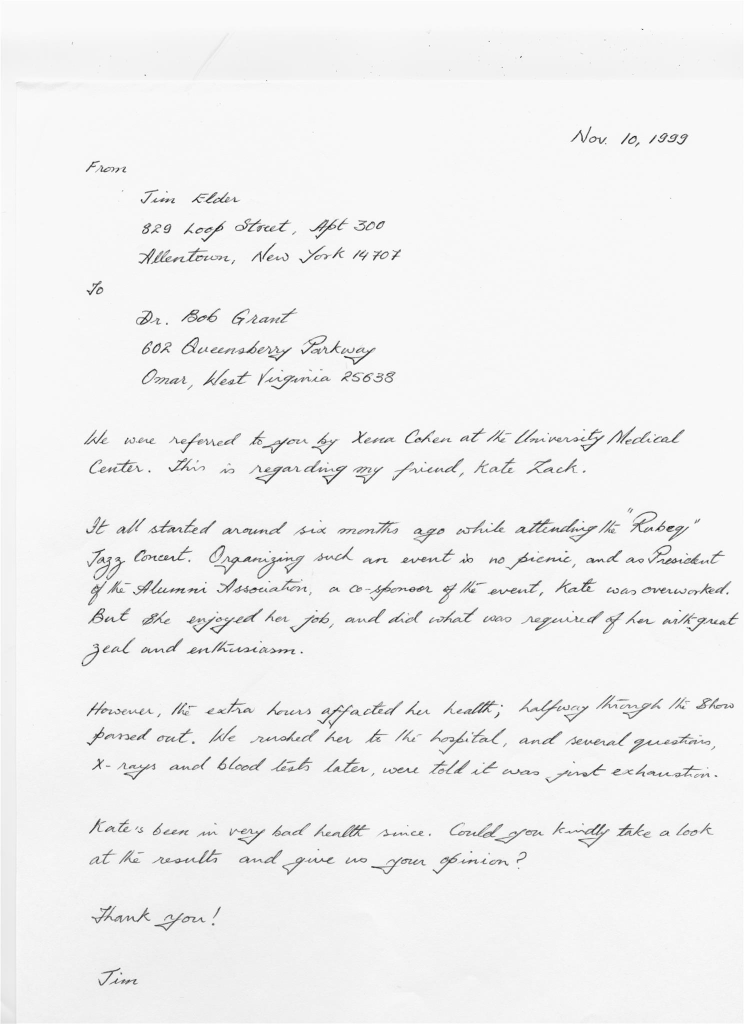
#> input picture new_sample.png, 1488 x 2048 px (shown at 1/2 size)
$ python squigle.py
#> lines starting #> are read from the running program, lines starting #| are printed output that depends on the picture; after the words box and inside, x2 and y2 are one past the last pixel; in counts of white or black regions, pixels touching at a corner belong together
import cv2
import numpy as np

image = cv2.imread('new_sample.png', 0)
#> image is the input picture: shape (2048, 1488); min 0, max 255, mean 241.4
#img = cv2.imread('sample.jpg', 0)
image = cv2.resize(image, (800, 800))
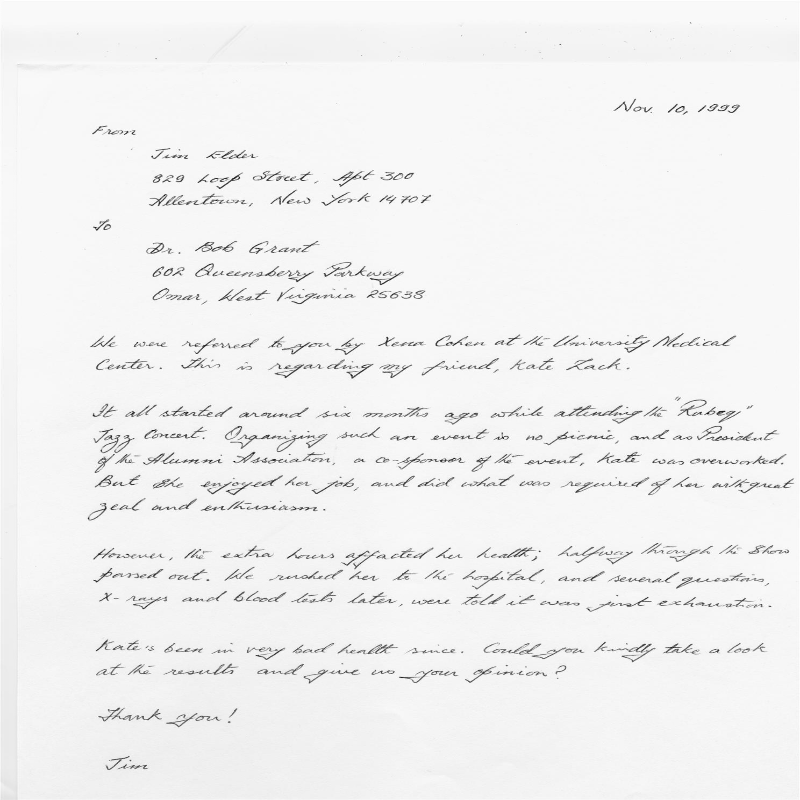
#> image: shape (800, 800); min 6, max 255, mean 241.4
img = image
size = np.size(img)
#> size = 640000
skel = np.zeros(img.shape, np.uint8)

ret, img = cv2.threshold(img, 127, 255, 0)
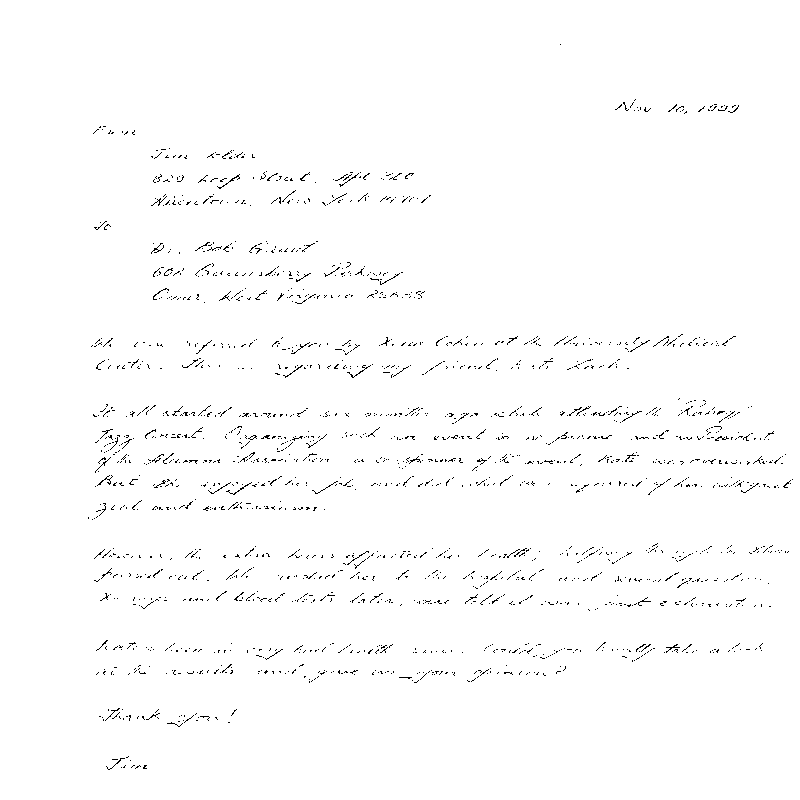
#> img: shape (800, 800); 98.7% white; black in thin lines or dots, all inside (x1, y1, x2, y2) = (88, 44, 793, 770)
element = cv2.getStructuringElement(cv2.MORPH_CROSS, (3, 3))
done = False

while (not done):
    eroded = cv2.erode(img, element)
    temp = cv2.dilate(eroded, element)
    temp = cv2.subtract(img, temp)
    skel = cv2.bitwise_or(skel, temp)
    img = eroded.copy()

    zeros = size - cv2.countNonZero(img)
    if zeros == size:
        done = True
#> this loop made 226 passes
#> zeros on passes 1 to 3: 26218, 46537, 66656
#> pass 1, `temp = cv2.subtract(img, temp)`:
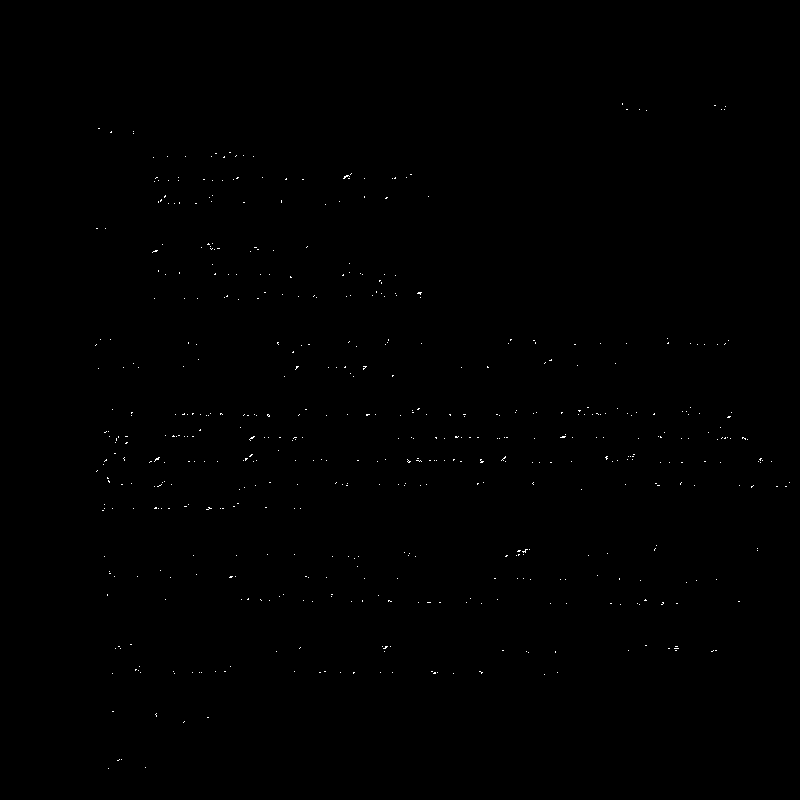
#> temp: shape (800, 800); 0.16% white in thin lines or dots, all inside (x1, y1, x2, y2) = (95, 103, 790, 769)
#> pass 2, `eroded = cv2.erode(img, element)`:
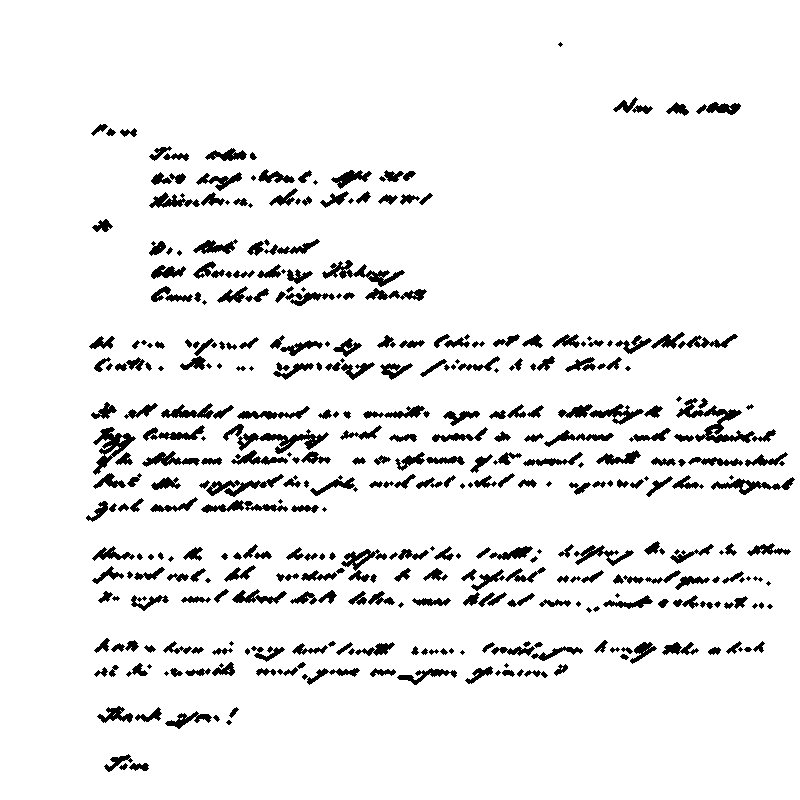
#> eroded: shape (800, 800); 92.7% white; 392 black regions (69 under 20 px), largest, box (x1, y1, x2, y2) and area: (676, 398, 755, 443) 1009, (237, 429, 329, 454) 769, (93, 427, 136, 475) 714
#> after the loop: eroded: shape (800, 800); every value is 0
#> after the loop:
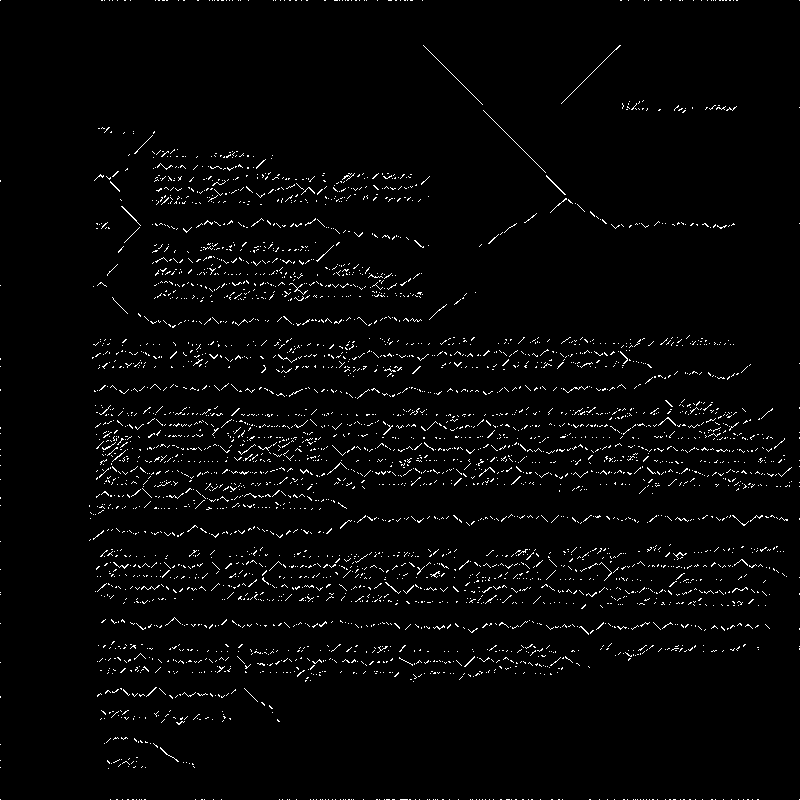
#> skel: shape (800, 800); 2.3% white in thin lines or dots

kernel1 = np.ones((2, 1), np.uint8)
img_test = cv2.erode(skel, kernel1, iterations=1)
#> img_test: shape (800, 800); 0.48% white in thin lines or dots

horizontal_trend_0 = []
indicator_matrix = img_test[0:800, 0:600]
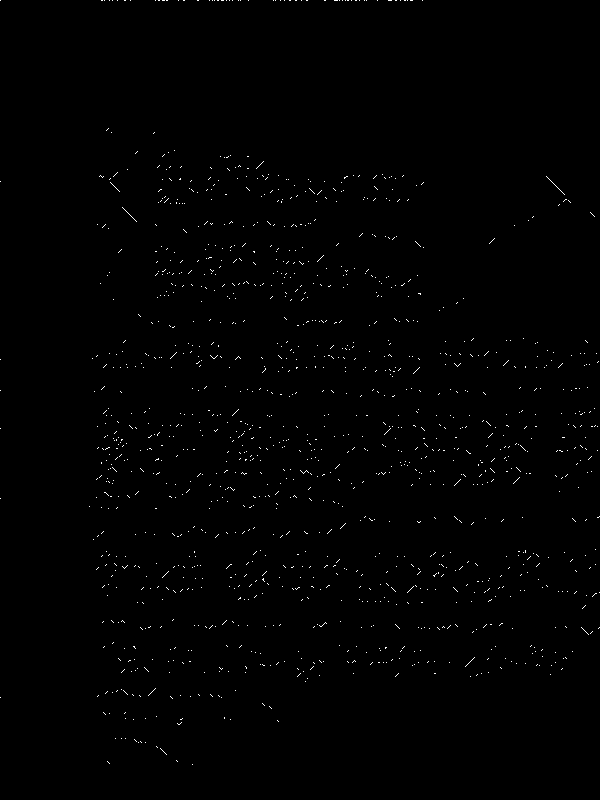
#> indicator_matrix: shape (800, 600); 0.53% white in thin lines or dots
for i in range(800):
    var = 600 - (np.count_nonzero(indicator_matrix[i, :]))
    if var != 0:
        horizontal_trend_0.append(var)
#> this loop made 800 passes
#> var on passes 1 to 3: 520, 600, 600
#> after the loop, horizontal_trend_0 = 800 values, max 600 at index 1, min 520 at index 0, mean 596.8

points = []
for i in range(len(horizontal_trend_0)):
    if horizontal_trend_0[i] == 600:
        points.append(i)
#> after the loop, points = 305 values from 1 to 799

for i in range(0, len(points), 1):
    cv2.line(image, (0, points[i]), (800, points[i]), (0, 0, 255), 1)
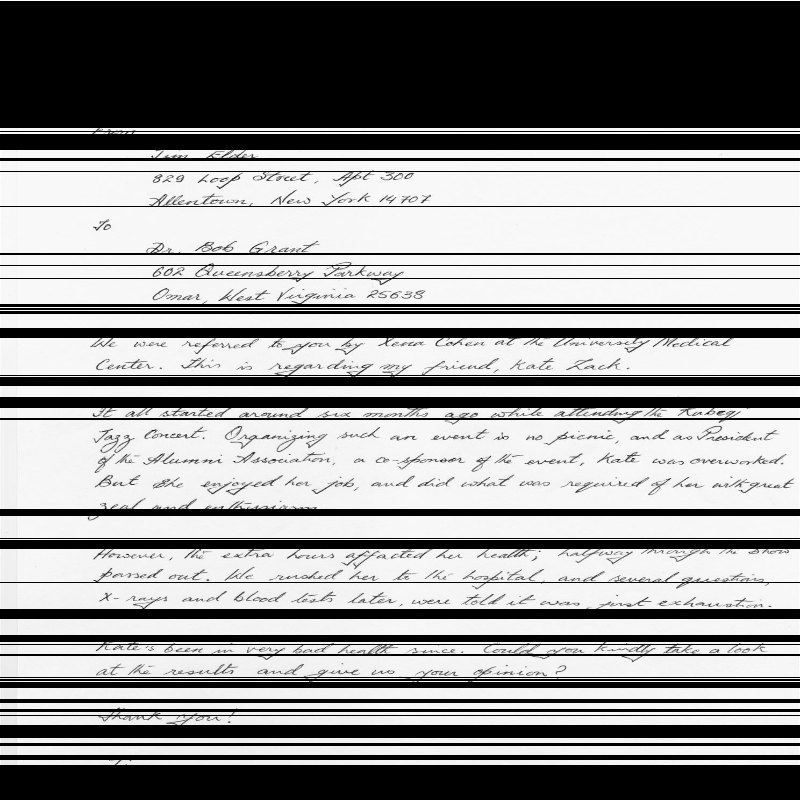
#> image: shape (800, 800); min 0, max 255, mean 148.1


cv2.imshow("skel", image)
cv2.waitKey(0)
cv2.destroyAllWindows()
